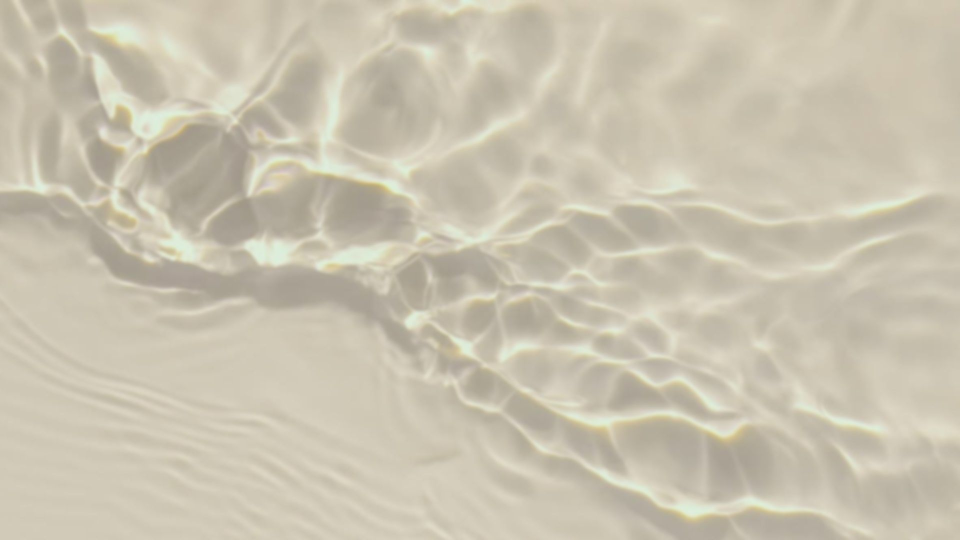
#> input picture launcher/app/src/main/assets/wallpapers/02-light.jpg, 1920 x 1080 px, given as the content of the folder ../../launcher/app/src/main/assets/wallpapers/02-light.jpg, which was not available (shown at 1/2 size)
$ python prepare_wallpapers.py ../../launcher/app/src/main/assets/wallpapers/02-light.jpg
#> lines starting #> are read from the running program, lines starting #| are printed output that depends on the picture; pictures that were not available may be replaced by others from this repository, and a replacement may not be noted
"""Turn the owner's photos into launcher assets.

For each photo: a 1920x1080 cover crop (wallpaper), the same blurred (what the frosted panels show),
and a theme line: which colour pair each screen region uses, sampled from the blurred photo. The TV
reads the result as-is and does no image work at start.

Usage: python3 docs/design/prepare_wallpapers.py <source folder>
Writes launcher/app/src/main/assets/wallpapers/{NN.jpg, NN-blur.jpg, themes.json}
and copies of the crops to docs/design/wallpapers/real/ for the mockups.
"""
import glob
import json
import os
import sys

from PIL import Image, ImageFilter, ImageStat

W, H = 1920, 1080
ROOT = os.path.dirname(os.path.dirname(os.path.dirname(os.path.abspath(__file__))))
ASSETS = os.path.join(ROOT, "launcher/app/src/main/assets/wallpapers")
MOCK = os.path.join(ROOT, "docs/design/wallpapers/real")

# Screen regions (1080p px) the launcher's chrome sits in. Luminance under each decides its pair.
REGIONS = {
    "top": (560, 120, 1360, 440),      # greeting, clock, date
    "pills": (1250, 56, 1860, 150),    # the three pills
    "dock": (300, 600, 1620, 1030),    # app name, tiles, VPN chip, Add app
}
DARK_BELOW = 0.42   # mean luminance under which a region takes the dark pair (light text)


def cover(im):
    s = max(W / im.width, H / im.height)
#> s = 1
    im = im.resize((round(im.width * s), round(im.height * s)), Image.LANCZOS)
#> im is the input picture: PIL image 1920x1080 RGB; mean R, G, B 201.4, 194.5, 175.8
    l, t = (im.width - W) // 2, (im.height - H) // 2
#> l = 0; t = 0
    return im.crop((l, t, l + W, t + H))


def luminance(gray, box):
    return ImageStat.Stat(gray.crop(box)).mean[0] / 255


src = sorted(p for p in glob.glob(os.path.join(sys.argv[1], "*")) if p.lower().endswith((".jpg", ".jpeg", ".png")))
os.makedirs(ASSETS, exist_ok=True)
os.makedirs(MOCK, exist_ok=True)
for old in glob.glob(os.path.join(ASSETS, "*")):
    os.remove(old)

themes = []
for i, path in enumerate(src, start=1):
    name = f"{i:02d}"
    im = cover(Image.open(path).convert("RGB"))
    blur = im.filter(ImageFilter.GaussianBlur(40))
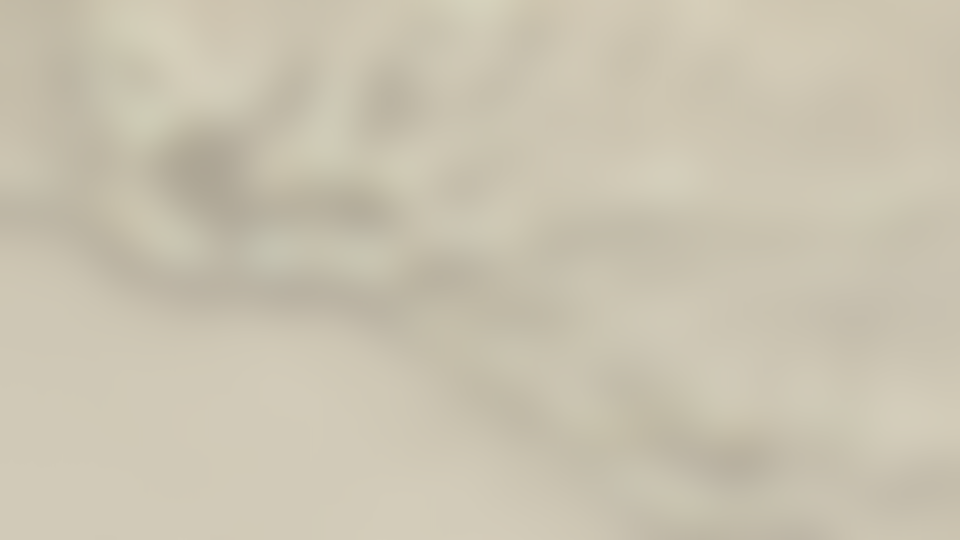
#> blur: PIL image 1920x1080 RGB (shown at 1/2 size); mean R, G, B 201.4, 194.6, 175.8
    im.save(os.path.join(ASSETS, f"{name}.jpg"), quality=86, optimize=True, progressive=False)
    # The blurred twin only needs to be sharp enough for a 24px-blur look: half size saves memory on the TV.
    blur.resize((W // 2, H // 2), Image.LANCZOS).save(os.path.join(ASSETS, f"{name}-blur.jpg"), quality=80, optimize=True)
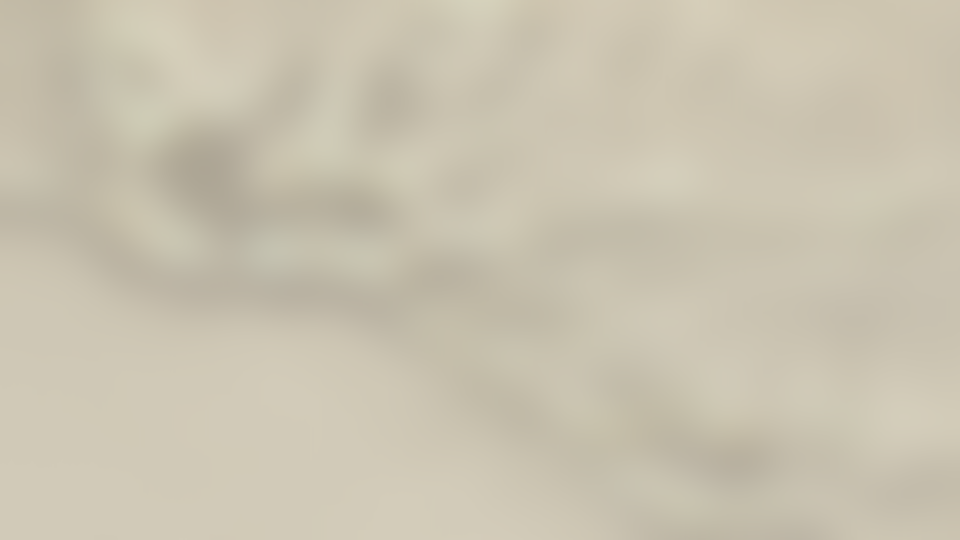
#> saved as 01-blur.jpg: PIL image 960x540 RGB; mean R, G, B 201.4, 194.5, 175.7
    im.save(os.path.join(MOCK, f"{name}.jpg"), quality=86)
    gray = blur.convert("L")
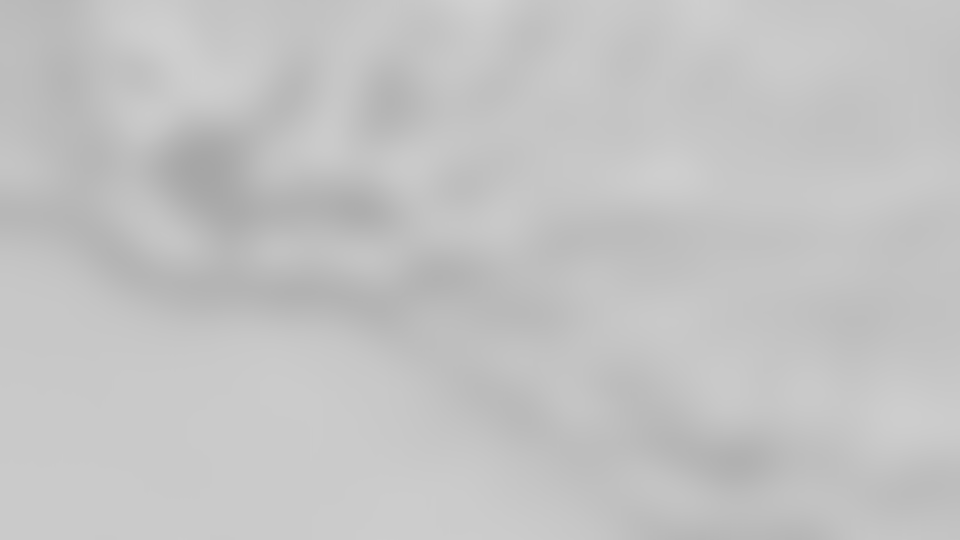
#> gray: PIL image 1920x1080 L (shown at 1/2 size); min 165, max 208, mean 194.5
    regions = {k: luminance(gray, box) for k, box in REGIONS.items()}
#> regions = {'top': 0.762, 'pills': 0.779, 'dock': 0.766}
    theme = {
        "file": f"{name}.jpg",
        "source": os.path.basename(path),
        "top": "dark" if regions["top"] < DARK_BELOW else "light",
        "pills": "dark" if regions["pills"] < DARK_BELOW else "light",
        "dock": "dark" if regions["dock"] < DARK_BELOW else "light",
        "luminance": {k: round(v, 2) for k, v in regions.items()},
    }
    themes.append(theme)
    print(f"{name}  {os.path.basename(path):<14} top {regions['top']:.2f} {theme['top']:<5} "
          f"pills {regions['pills']:.2f} {theme['pills']:<5} dock {regions['dock']:.2f} {theme['dock']}")
#| 01  02-light.jpg   top 0.76 light pills 0.78 light dock 0.77 light

with open(os.path.join(ASSETS, "themes.json"), "w") as f:
    json.dump(themes, f, indent=1)
total = sum(os.path.getsize(p) for p in glob.glob(os.path.join(ASSETS, "*")))
print(f"{len(themes)} wallpapers, assets {total // 1024} KB")
#| 1 wallpapers, assets 0 KB
